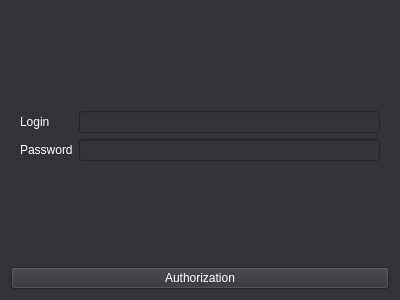
<?xml version="1.0" encoding="UTF-8"?>
<ui version="4.0">
 <class>CAuthorization</class>
 <widget class="QWidget" name="CAuthorization">
  <property name="geometry">
   <rect>
    <x>0</x>
    <y>0</y>
    <width>400</width>
    <height>300</height>
   </rect>
  </property>
  <property name="windowTitle">
   <string>Form</string>
  </property>
  <property name="styleSheet">
   <string notr="true">background: rgb(49, 51, 56)</string>
  </property>
  <layout class="QVBoxLayout" name="verticalLayout">
   <item>
    <widget class="QWidget" name="widget" native="true">
     <layout class="QGridLayout" name="gridLayout">
      <item row="2" column="1">
       <widget class="QLineEdit" name="edit_password">
        <property name="styleSheet">
         <string notr="true">color: rgb(255, 255, 255)</string>
        </property>
       </widget>
      </item>
      <item row="1" column="0">
       <widget class="QLabel" name="lbl_login">
        <property name="styleSheet">
         <string notr="true">color: rgb(255, 255, 255)</string>
        </property>
        <property name="text">
         <string>Login</string>
        </property>
       </widget>
      </item>
      <item row="1" column="1">
       <widget class="QLineEdit" name="edit_login">
        <property name="styleSheet">
         <string notr="true">color: rgb(255, 255, 255)</string>
        </property>
       </widget>
      </item>
      <item row="2" column="0">
       <widget class="QLabel" name="lbl_password">
        <property name="styleSheet">
         <string notr="true">color: rgb(255, 255, 255)</string>
        </property>
        <property name="text">
         <string>Password</string>
        </property>
       </widget>
      </item>
      <item row="0" column="1">
       <spacer name="verticalSpacer">
        <property name="orientation">
         <enum>Qt::Vertical</enum>
        </property>
        <property name="sizeHint" stdset="0">
         <size>
          <width>20</width>
          <height>40</height>
         </size>
        </property>
       </spacer>
      </item>
      <item row="3" column="1">
       <spacer name="verticalSpacer_2">
        <property name="orientation">
         <enum>Qt::Vertical</enum>
        </property>
        <property name="sizeHint" stdset="0">
         <size>
          <width>20</width>
          <height>40</height>
         </size>
        </property>
       </spacer>
      </item>
     </layout>
    </widget>
   </item>
   <item>
    <widget class="QWidget" name="widget_2" native="true">
     <layout class="QHBoxLayout" name="horizontalLayout">
      <property name="spacing">
       <number>6</number>
      </property>
      <property name="leftMargin">
       <number>0</number>
      </property>
      <property name="topMargin">
       <number>0</number>
      </property>
      <property name="rightMargin">
       <number>0</number>
      </property>
      <property name="bottomMargin">
       <number>0</number>
      </property>
      <item>
       <widget class="QPushButton" name="btn_authorization">
        <property name="styleSheet">
         <string notr="true">color: rgb(255, 255, 255)</string>
        </property>
        <property name="text">
         <string>Authorization</string>
        </property>
       </widget>
      </item>
     </layout>
    </widget>
   </item>
  </layout>
 </widget>
 <resources/>
 <connections/>
</ui>
